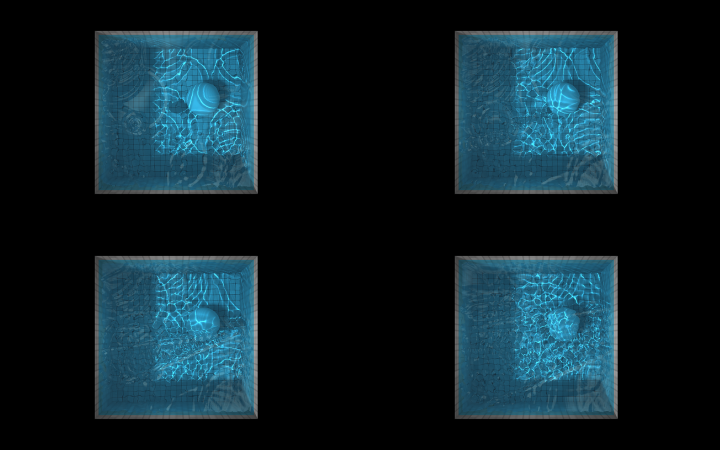
#> input picture qa/relearn-ultra-water/evw-top-sheet.png, 1440 x 900 px, given in place of f0000.png, which was not available (shown at 1/2 size)
$ python measure.py ../relearn-ultra-water/evw-top-sheet.png ../relearn-ultra-water/uw-crate-drop-sheet.png 5
#> lines starting #> are read from the running program, lines starting #| are printed output that depends on the picture
# front propagation + decay from renders: |frame − still baseline| (water only, no fish), column x, below a straight stroke at y=450
import sys, numpy as np
from PIL import Image
run, base = sys.argv[1], sys.argv[2]
X = int(sys.argv[3]) if len(sys.argv) > 3 else 900
T_PASS = 0.3 + (X - 200) / 1600            # when the pointer crossed the column
def L(p): return np.asarray(Image.open(p).convert("L"), dtype=np.float32)
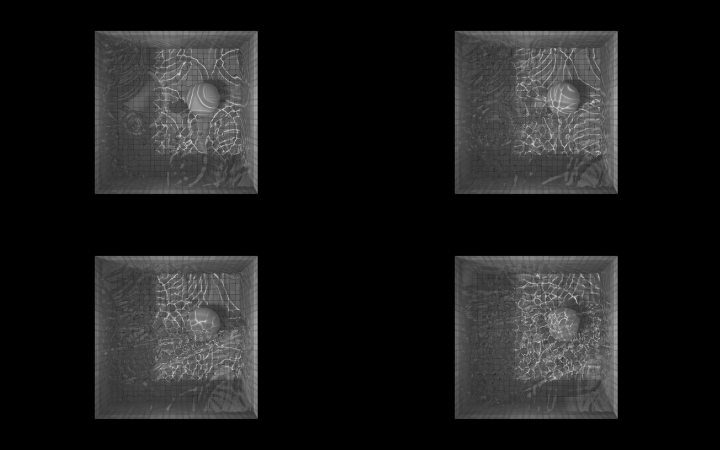
#> returned value: shape (900, 1440) float32 (shown at 1/2 size); min 0, max 213, mean 28.3
rows = []
for i in range(0, 75):
    a = L(f"frames/{run}/f{i:04d}.png"); b = L(f"frames/{base}/f{i:04d}.png")
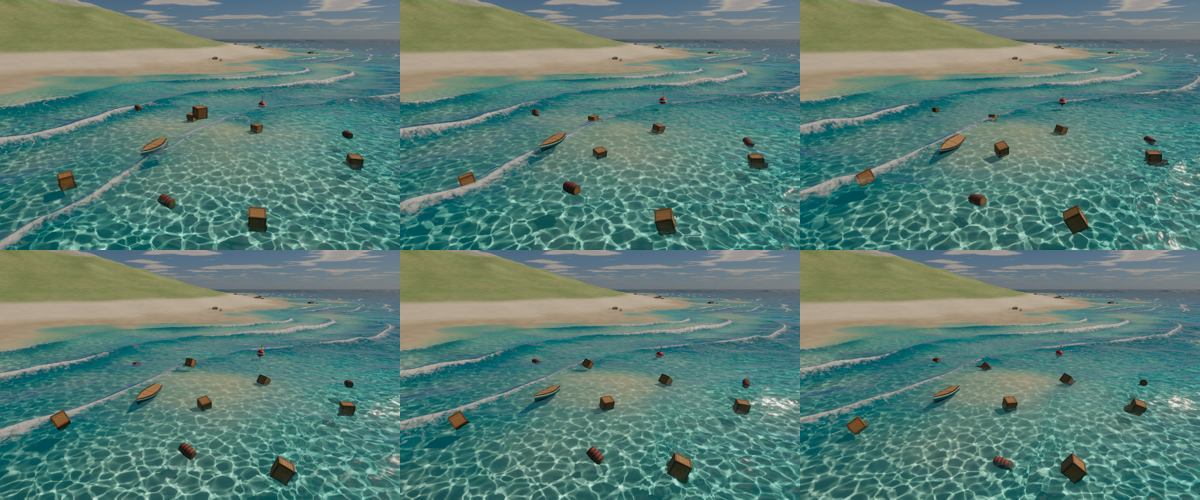
#> input picture qa/relearn-ultra-water/uw-crate-drop-sheet.png, 1200 x 500 px, given in place of f0000.png, which was not available
#> in L (call 2), `def L(p): return np.asarray(Image.open(p).convert("L"), dtype=np.float..`:
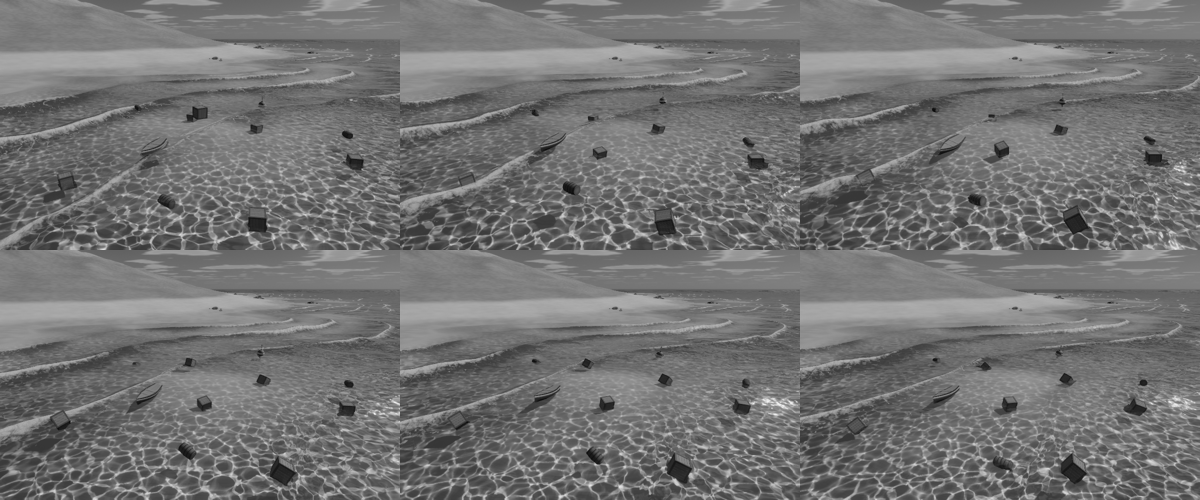
#> returned value: shape (500, 1200) float32; min 10, max 247, mean 115.1
#> (the run stopped early here; a loop or call above may not have finished)
